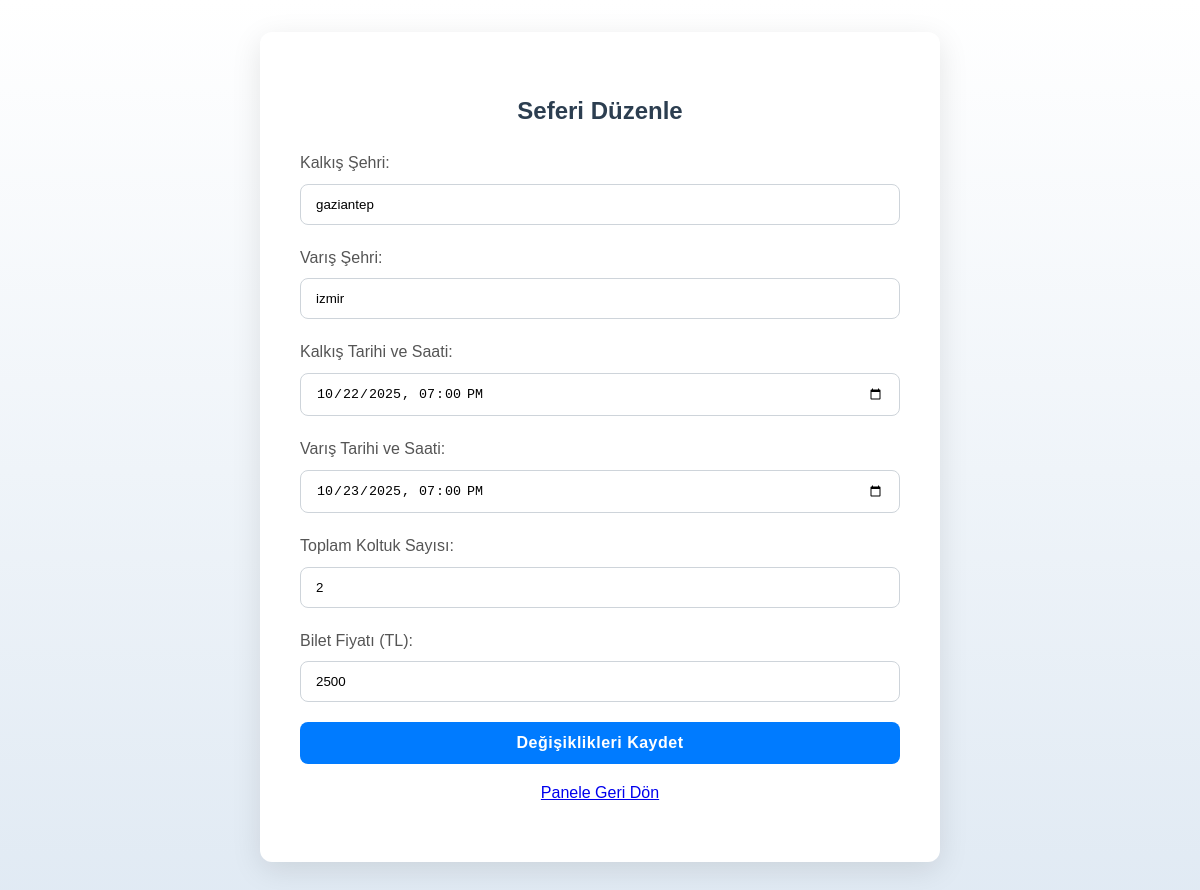
The page /firma_admin/sefer_duzenle.php?id=5 (signed in) on the database its author committed.
### tables this page shows
CREATE TABLE Buses (
            id INTEGER PRIMARY KEY AUTOINCREMENT,
            company_id INTEGER NOT NULL,
            departure_city TEXT NOT NULL,
            arrival_city TEXT NOT NULL,
            departure_time DATETIME NOT NULL,
            arrival_time DATETIME NOT NULL,
            seat_count INTEGER NOT NULL,
            price REAL NOT NULL,
            FOREIGN KEY (company_id) REFERENCES Companies (id)
        );

### firma_admin/sefer_duzenle.php (the view, shortened to what this page needs)
<?php
require '../includes/db_connect.php';
$sefer_id = $_GET['id'];
$company_id = $_SESSION['company_id'];
$sefer = null;
try {
    $sql = "SELECT * FROM Buses WHERE id = ? AND company_id = ?";
    $stmt = $pdo->prepare($sql);
    $stmt->execute([$sefer_id, $company_id]);
    $sefer = $stmt->fetch(PDO::FETCH_ASSOC);
} catch (PDOException $e) {
    die("Sefer bilgileri çekilirken hata oluştu: " . $e->getMessage());
}
?>
<!DOCTYPE html>
<html lang="tr">
<head>
    <link rel="stylesheet" href="../css/style.css">
</head>
<body>
    <div class="login-container" style="max-width: 600px; margin-top: 2rem;">
        <h2>Seferi Düzenle</h2>
        <form action="sefer_duzenle_islemi.php" method="POST">
            <div class="form-group">
                <label for="departure_city">Kalkış Şehri:</label>
                <input type="text" id="departure_city" name="departure_city" value="<?php echo htmlspecialchars($sefer['departure_city']); ?>" required>
            </div>
            <div class="form-group">
                <label for="arrival_city">Varış Şehri:</label>
                <input type="text" id="arrival_city" name="arrival_city" value="<?php echo htmlspecialchars($sefer['arrival_city']); ?>" required>
            </div>
            <div class="form-group">
                <label for="departure_time">Kalkış Tarihi ve Saati:</label>
                <input type="datetime-local" id="departure_time" name="departure_time" value="<?php echo date('Y-m-d\TH:i', strtotime($sefer['departure_time'])); ?>" required>
            </div>
            <div class="form-group">
                <label for="arrival_time">Varış Tarihi ve Saati:</label>
                <input type="datetime-local" id="arrival_time" name="arrival_time" value="<?php echo date('Y-m-d\TH:i', strtotime($sefer['arrival_time'])); ?>" required>
            </div>
            <div class="form-group">
                <label for="seat_count">Toplam Koltuk Sayısı:</label>
                <input type="number" id="seat_count" name="seat_count" value="<?php echo $sefer['seat_count']; ?>" required>
            </div>
            <div class="form-group">
                <label for="price">Bilet Fiyatı (TL):</label>
                <input type="text" id="price" name="price" value="<?php echo $sefer['price']; ?>" required>
            </div>
            <button type="submit">Değişiklikleri Kaydet</button>
        </form>
        <p><a href="index.php">Panele Geri Dön</a></p>
    </div>
</body>
</html>

### css/style.css (style rules this page uses)
body { font-family: 'Poppins', sans-serif; background-color: #f8f9fa; background-image: linear-gradient(to top, #dfe9f3 0%, white 100%); color: #333; line-height: 1.6; }
.login-container { max-width: 420px; margin: 5rem auto; padding: 2.5rem; background-color: #ffffff; border-radius: 12px; box-shadow: 0 8px 30px rgba(0,0,0,0.1); text-align: center; }
h2, h3, h4 { color: #2c3e50; font-weight: 600; }
.form-group { margin-bottom: 1.25rem; text-align: left; }
.form-group label { display: block; margin-bottom: 0.5rem; font-weight: 500; color: #555; }
.form-group input, .form-group select { width: 100%; padding: 12px 15px; border: 1px solid #ced4da; border-radius: 8px; box-sizing: border-box; transition: all 0.3s ease; }
button { width: 100%; padding: 12px 20px; border: none; border-radius: 8px; background-color: #007bff; color: white; font-size: 1rem; font-weight: 600; cursor: pointer; transition: all 0.3s ease; letter-spacing: 0.5px; }
body { font-family: 'Poppins', sans-serif; background-color: #f4f6f8; }

### rows shown on the page
buses: departure_city "gaziantep", arrival_city "izmir", departure_time "10/22/2025 19:00", arrival_time "10/23/2025 19:00", seat_count "2", price "2500"
